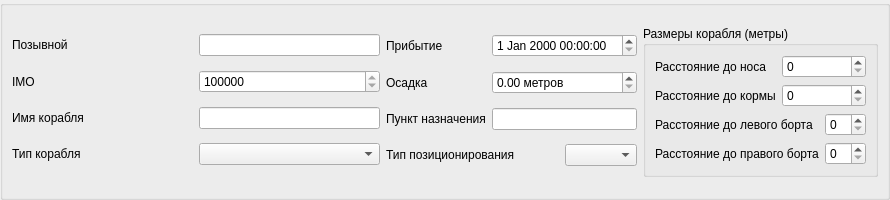
<?xml version="1.0" encoding="UTF-8"?>
<ui version="4.0">
 <class>Type5Simulator</class>
 <widget class="QWidget" name="Type5Simulator">
  <property name="geometry">
   <rect>
    <x>0</x>
    <y>0</y>
    <width>890</width>
    <height>200</height>
   </rect>
  </property>
  <property name="windowTitle">
   <string>Type5Simulator</string>
  </property>
  <layout class="QGridLayout" name="gridLayout_5">
   <property name="leftMargin">
    <number>0</number>
   </property>
   <property name="topMargin">
    <number>0</number>
   </property>
   <property name="rightMargin">
    <number>0</number>
   </property>
   <property name="bottomMargin">
    <number>0</number>
   </property>
   <item row="0" column="0">
    <widget class="QGroupBox" name="groupBox_2">
     <property name="title">
      <string/>
     </property>
     <layout class="QGridLayout" name="gridLayout_4" columnstretch="1,0,0">
      <item row="0" column="2">
       <widget class="QGroupBox" name="groupBox">
        <property name="title">
         <string>Размеры корабля (метры)</string>
        </property>
        <layout class="QGridLayout" name="gridLayout">
         <item row="0" column="0">
          <layout class="QFormLayout" name="formLayout">
           <item row="0" column="0">
            <widget class="QLabel" name="label_2">
             <property name="text">
              <string>Расстояние до носа </string>
             </property>
            </widget>
           </item>
           <item row="0" column="1">
            <widget class="QSpinBox" name="spinBox_bow">
             <property name="sizePolicy">
              <sizepolicy hsizetype="Preferred" vsizetype="Fixed">
               <horstretch>0</horstretch>
               <verstretch>0</verstretch>
              </sizepolicy>
             </property>
             <property name="maximum">
              <number>99</number>
             </property>
            </widget>
           </item>
           <item row="1" column="0">
            <widget class="QLabel" name="label_5">
             <property name="text">
              <string>Расстояние до кормы</string>
             </property>
            </widget>
           </item>
           <item row="1" column="1">
            <widget class="QSpinBox" name="spinBox_stern">
             <property name="sizePolicy">
              <sizepolicy hsizetype="Preferred" vsizetype="Fixed">
               <horstretch>0</horstretch>
               <verstretch>0</verstretch>
              </sizepolicy>
             </property>
             <property name="maximum">
              <number>99</number>
             </property>
            </widget>
           </item>
          </layout>
         </item>
         <item row="1" column="0">
          <layout class="QFormLayout" name="formLayout_2">
           <item row="0" column="0">
            <widget class="QLabel" name="label_7">
             <property name="text">
              <string>Расстояние до левого борта</string>
             </property>
            </widget>
           </item>
           <item row="0" column="1">
            <widget class="QSpinBox" name="spinBox_port">
             <property name="sizePolicy">
              <sizepolicy hsizetype="Preferred" vsizetype="Fixed">
               <horstretch>0</horstretch>
               <verstretch>0</verstretch>
              </sizepolicy>
             </property>
             <property name="maximum">
              <number>99</number>
             </property>
            </widget>
           </item>
           <item row="1" column="0">
            <widget class="QLabel" name="label_6">
             <property name="text">
              <string>Расстояние до правого борта</string>
             </property>
            </widget>
           </item>
           <item row="1" column="1">
            <widget class="QSpinBox" name="spinBox_starboard">
             <property name="sizePolicy">
              <sizepolicy hsizetype="Preferred" vsizetype="Fixed">
               <horstretch>0</horstretch>
               <verstretch>0</verstretch>
              </sizepolicy>
             </property>
             <property name="maximum">
              <number>99</number>
             </property>
            </widget>
           </item>
          </layout>
         </item>
        </layout>
       </widget>
      </item>
      <item row="0" column="0">
       <layout class="QGridLayout" name="gridLayout_2">
        <item row="0" column="0">
         <widget class="QLabel" name="label">
          <property name="text">
           <string>Позывной</string>
          </property>
         </widget>
        </item>
        <item row="0" column="1">
         <widget class="QLineEdit" name="lineEdit_CallSign">
          <property name="sizePolicy">
           <sizepolicy hsizetype="Preferred" vsizetype="Maximum">
            <horstretch>0</horstretch>
            <verstretch>0</verstretch>
           </sizepolicy>
          </property>
         </widget>
        </item>
        <item row="1" column="0">
         <widget class="QLabel" name="label_8">
          <property name="text">
           <string>IMO</string>
          </property>
         </widget>
        </item>
        <item row="1" column="1">
         <widget class="QSpinBox" name="spinBox_IMO">
          <property name="sizePolicy">
           <sizepolicy hsizetype="Preferred" vsizetype="Maximum">
            <horstretch>0</horstretch>
            <verstretch>0</verstretch>
           </sizepolicy>
          </property>
          <property name="minimum">
           <number>1000000</number>
          </property>
          <property name="maximum">
           <number>9999999</number>
          </property>
         </widget>
        </item>
        <item row="2" column="0">
         <widget class="QLabel" name="label_3">
          <property name="text">
           <string>Имя корабля</string>
          </property>
         </widget>
        </item>
        <item row="2" column="1">
         <widget class="QLineEdit" name="lineEdit_VesselName">
          <property name="sizePolicy">
           <sizepolicy hsizetype="Preferred" vsizetype="Maximum">
            <horstretch>0</horstretch>
            <verstretch>0</verstretch>
           </sizepolicy>
          </property>
         </widget>
        </item>
        <item row="3" column="0">
         <widget class="QLabel" name="label_4">
          <property name="text">
           <string>Тип корабля</string>
          </property>
         </widget>
        </item>
        <item row="3" column="1">
         <widget class="QComboBox" name="comboBox_ShipType">
          <property name="sizePolicy">
           <sizepolicy hsizetype="Preferred" vsizetype="Maximum">
            <horstretch>0</horstretch>
            <verstretch>0</verstretch>
           </sizepolicy>
          </property>
          <property name="sizeAdjustPolicy">
           <enum>QComboBox::AdjustToContents</enum>
          </property>
         </widget>
        </item>
       </layout>
      </item>
      <item row="0" column="1">
       <layout class="QGridLayout" name="gridLayout_3">
        <item row="3" column="0" colspan="2">
         <widget class="QLabel" name="label_12">
          <property name="sizePolicy">
           <sizepolicy hsizetype="Maximum" vsizetype="Preferred">
            <horstretch>0</horstretch>
            <verstretch>0</verstretch>
           </sizepolicy>
          </property>
          <property name="text">
           <string>Тип позиционирования</string>
          </property>
         </widget>
        </item>
        <item row="2" column="0">
         <widget class="QLabel" name="label_11">
          <property name="text">
           <string>Пункт назначения</string>
          </property>
         </widget>
        </item>
        <item row="2" column="1" colspan="2">
         <widget class="QLineEdit" name="lineEdit_Destination">
          <property name="sizePolicy">
           <sizepolicy hsizetype="Preferred" vsizetype="Fixed">
            <horstretch>0</horstretch>
            <verstretch>0</verstretch>
           </sizepolicy>
          </property>
         </widget>
        </item>
        <item row="1" column="0">
         <widget class="QLabel" name="label_10">
          <property name="text">
           <string>Осадка</string>
          </property>
         </widget>
        </item>
        <item row="0" column="1" colspan="2">
         <widget class="QDateTimeEdit" name="dateTimeEdit_ETA">
          <property name="sizePolicy">
           <sizepolicy hsizetype="Preferred" vsizetype="Fixed">
            <horstretch>0</horstretch>
            <verstretch>0</verstretch>
           </sizepolicy>
          </property>
         </widget>
        </item>
        <item row="0" column="0">
         <widget class="QLabel" name="label_9">
          <property name="text">
           <string>Прибытие</string>
          </property>
         </widget>
        </item>
        <item row="3" column="2">
         <widget class="QComboBox" name="comboBox_PosType"/>
        </item>
        <item row="1" column="1" colspan="2">
         <widget class="QDoubleSpinBox" name="doubleSpinBox_Draught">
          <property name="sizePolicy">
           <sizepolicy hsizetype="Preferred" vsizetype="Fixed">
            <horstretch>0</horstretch>
            <verstretch>0</verstretch>
           </sizepolicy>
          </property>
          <property name="suffix">
           <string> метров</string>
          </property>
         </widget>
        </item>
       </layout>
      </item>
     </layout>
    </widget>
   </item>
  </layout>
 </widget>
 <resources/>
 <connections/>
</ui>
